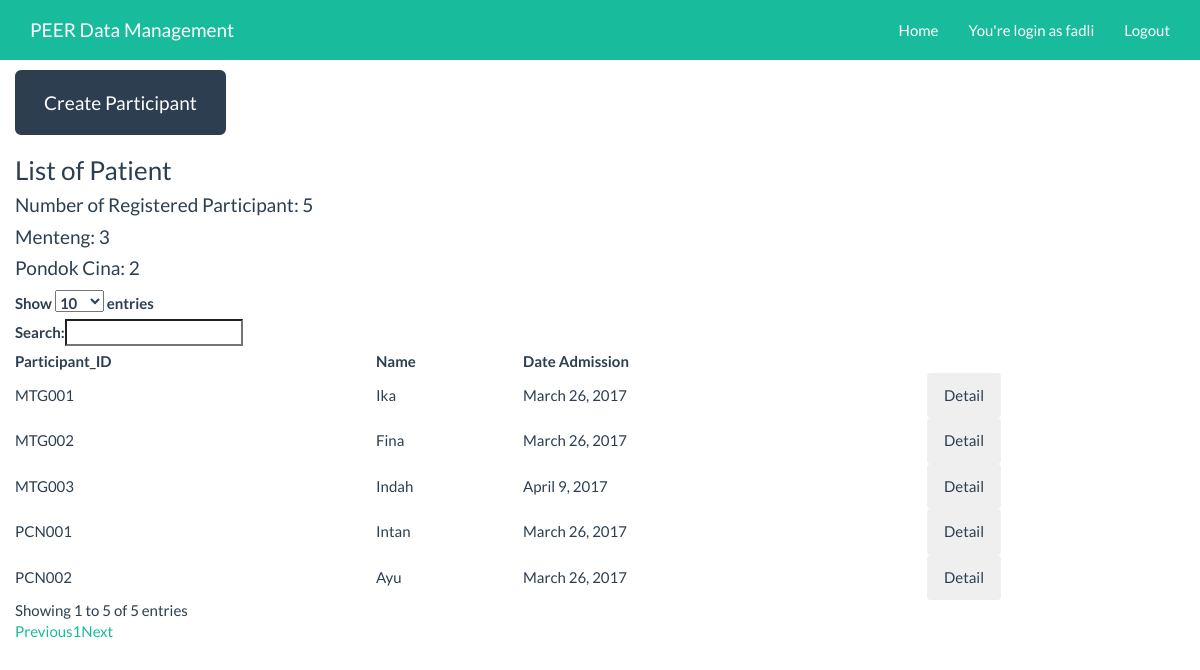
The app's page / (signed in) with its own data.
### core/models.py (models this page shows)
class Participant(models.Model):
	participant_id = models.CharField(max_length=10)
	name = models.CharField(max_length=25)
	date_admission = models.DateField()
	puskesmas = models.ForeignKey(Puskesmas, on_delete=models.PROTECT)

### core/views.py (the view)
# urls.py: url(r'^$', views.home, name='home'),
@login_required(login_url='core:login')
def home(request):
	participants = Participant.objects.all()
	puskesmas_list = Puskesmas.objects.all()
	number_of_participants_list = []
	for puskesmas in puskesmas_list:
		number_of_participants_list.append(puskesmas.name + ": " + str(Participant.objects.filter(puskesmas=puskesmas).count()))
	return render(request, 'core/home.html', {'number_of_participants_list' : number_of_participants_list,'participants' : participants, 'puskesmas_list' : puskesmas_list})

### core/templates/core/home.html (shortened to what this page needs)
{% extends 'base.html' %}
{% block content %}
    <div class="container">
        <div class="row">
            <button type="button" class="btn btn-primary btn-lg" data-toggle="modal" data-target="#createModal"> Create Participant </button>
        </div>
        <div class="row">
           <h3> List of Patient </h3>
           <h4> Number of Registered Participant: {{ participants.count }} </h4>
           {% for item in number_of_participants_list %}
              <h4>{{ item }}</h4>
           {% endfor %}
           <table id="myTable" cellspacing="0" width="100%">
                <thead>
                    <tr>
                        <th>Participant_ID</th>
                        <th>Name</th>
                        <th>Date Admission </th>
                        <th> </th>
                    </tr>
                </thead>
                <tbody>
                    {% for participant in participants %}
                        <tr>
                            <td>{{ participant.participant_id }}</td>
                            <td>{{ participant.name }}</td>
                            <td>{{ participant.date_admission }}</td>
                            <td>
                                <form action="{% url 'core:forms' %}"  method="POST">
                                   <input type="submit" class="btn btn-detail" value="Detail"/>
                                </form>
                             </td>
                        </tr>
                    {% endfor %}
                </tbody>
           </table>
        </div>
    </div>
{% endblock %}

### core/templates/base.html (shortened to what this page needs)
{% load staticfiles %}
<!DOCTYPE html>
<html lang="en">
<head>
    <link href="{% static 'css/bootstrap.min.css' %}" rel="stylesheet">
    <link rel="stylesheet" href="https://code.jquery.com/ui/1.10.3/themes/smoothness/jquery-ui.css">
    <link rel="stylesheet" href="https://cdn.datatables.net/plug-ins/9dcbecd42ad/integration/jqueryui/dataTables.jqueryui.css">
</head>
<body>
    <nav class="navbar navbar-inverse navbar-fixed-top" role="navigation">
        <div class="container">
            <div class="navbar-header">
                <a class="navbar-brand" href="{% url 'core:home' %}">PEER Data Management</a>
            </div>
            <div class="collapse navbar-collapse" id="bs-example-navbar-collapse-1">
                <ul class="nav navbar-nav navbar-right">
                    <li>
                        <a href="{% url 'core:home' %}">Home</a>
                    </li>
                    <li>
                        <a href="#">You're login as {{ request.user.username }}</a>
                    </li>
                    <li>
                        <a href="{% url 'core:logout'%}">Logout</a>
                    </li>
                </ul>
            </div>
        </div>
    </nav>
    {% block content %}
    {% endblock %}
</body>
</html>

### core/templates/base.html (style rules this page uses)
body { padding-top: 70px; }

### records on screen
Participant: participant_id "MTG001", name "Ika", date_admission "March 26, 2017"
Participant: participant_id "MTG002", name "Fina", date_admission "March 26, 2017"
Participant: participant_id "PCN001", name "Intan", date_admission "March 26, 2017"
Participant: participant_id "PCN002", name "Ayu", date_admission "March 26, 2017"
Participant: participant_id "MTG003", name "Indah", date_admission "April 9, 2017"

### other values on screen
{{ request.user.username }} "fadli"
{{ participants.count }} "5"
{{ item }} "Menteng: 3" "Pondok Cina: 2"
